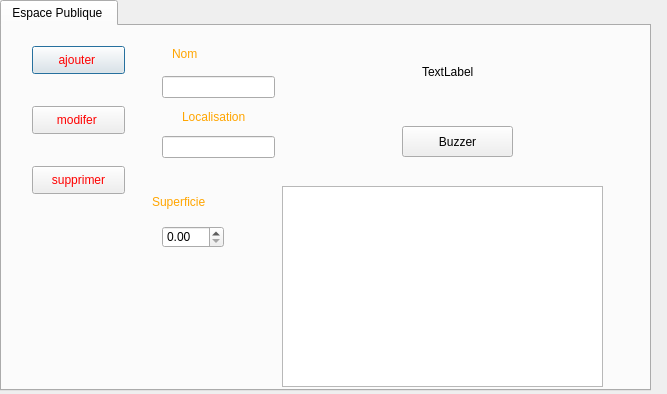
<?xml version="1.0" encoding="UTF-8"?>
<ui version="4.0">
 <class>bouton_espace</class>
 <widget class="QDialog" name="bouton_espace">
  <property name="geometry">
   <rect>
    <x>0</x>
    <y>0</y>
    <width>667</width>
    <height>394</height>
   </rect>
  </property>
  <property name="windowTitle">
   <string>Dialog</string>
  </property>
  <widget class="QTabWidget" name="tabWidget">
   <property name="geometry">
    <rect>
     <x>0</x>
     <y>0</y>
     <width>651</width>
     <height>391</height>
    </rect>
   </property>
   <property name="currentIndex">
    <number>0</number>
   </property>
   <widget class="QWidget" name="widget">
    <attribute name="title">
     <string>Espace Publique </string>
    </attribute>
    <widget class="QPushButton" name="ajouter">
     <property name="geometry">
      <rect>
       <x>30</x>
       <y>20</y>
       <width>93</width>
       <height>28</height>
      </rect>
     </property>
     <property name="styleSheet">
      <string notr="true">color:red;</string>
     </property>
     <property name="text">
      <string>ajouter </string>
     </property>
    </widget>
    <widget class="QPushButton" name="modifier">
     <property name="geometry">
      <rect>
       <x>30</x>
       <y>80</y>
       <width>93</width>
       <height>28</height>
      </rect>
     </property>
     <property name="styleSheet">
      <string notr="true">color:red;</string>
     </property>
     <property name="text">
      <string>modifer </string>
     </property>
    </widget>
    <widget class="QPushButton" name="supprimer">
     <property name="geometry">
      <rect>
       <x>30</x>
       <y>140</y>
       <width>93</width>
       <height>28</height>
      </rect>
     </property>
     <property name="styleSheet">
      <string notr="true">color:red;</string>
     </property>
     <property name="text">
      <string>supprimer</string>
     </property>
    </widget>
    <widget class="QLineEdit" name="lineEdit_nom">
     <property name="geometry">
      <rect>
       <x>160</x>
       <y>50</y>
       <width>113</width>
       <height>22</height>
      </rect>
     </property>
    </widget>
    <widget class="QLineEdit" name="lineEdit_adresse">
     <property name="geometry">
      <rect>
       <x>160</x>
       <y>110</y>
       <width>113</width>
       <height>22</height>
      </rect>
     </property>
    </widget>
    <widget class="QDoubleSpinBox" name="doubleSpinBox_superficie">
     <property name="geometry">
      <rect>
       <x>160</x>
       <y>200</y>
       <width>62</width>
       <height>22</height>
      </rect>
     </property>
    </widget>
    <widget class="QTableView" name="tableau">
     <property name="geometry">
      <rect>
       <x>280</x>
       <y>160</y>
       <width>321</width>
       <height>201</height>
      </rect>
     </property>
    </widget>
    <widget class="QLabel" name="label_nom">
     <property name="geometry">
      <rect>
       <x>170</x>
       <y>20</y>
       <width>55</width>
       <height>16</height>
      </rect>
     </property>
     <property name="styleSheet">
      <string notr="true">color:orange;</string>
     </property>
     <property name="text">
      <string>Nom</string>
     </property>
    </widget>
    <widget class="QLabel" name="label">
     <property name="geometry">
      <rect>
       <x>180</x>
       <y>80</y>
       <width>91</width>
       <height>21</height>
      </rect>
     </property>
     <property name="styleSheet">
      <string notr="true">color:orange;</string>
     </property>
     <property name="text">
      <string>Localisation</string>
     </property>
    </widget>
    <widget class="QLabel" name="label_2">
     <property name="geometry">
      <rect>
       <x>150</x>
       <y>160</y>
       <width>71</width>
       <height>31</height>
      </rect>
     </property>
     <property name="styleSheet">
      <string notr="true">color:orange;</string>
     </property>
     <property name="text">
      <string>Superficie</string>
     </property>
    </widget>
    <widget class="QLabel" name="label_arduino">
     <property name="geometry">
      <rect>
       <x>420</x>
       <y>20</y>
       <width>151</width>
       <height>51</height>
      </rect>
     </property>
     <property name="text">
      <string>TextLabel</string>
     </property>
    </widget>
    <widget class="QPushButton" name="pushButton">
     <property name="geometry">
      <rect>
       <x>400</x>
       <y>100</y>
       <width>111</width>
       <height>31</height>
      </rect>
     </property>
     <property name="text">
      <string>Buzzer</string>
     </property>
    </widget>
   </widget>
  </widget>
  <widget class="QLabel" name="label_3">
   <property name="geometry">
    <rect>
     <x>-4</x>
     <y>12</y>
     <width>671</width>
     <height>391</height>
    </rect>
   </property>
   <property name="text">
    <string>TextLabel</string>
   </property>
  </widget>
  <zorder>label_3</zorder>
  <zorder>tabWidget</zorder>
 </widget>
 <resources/>
 <connections/>
</ui>
